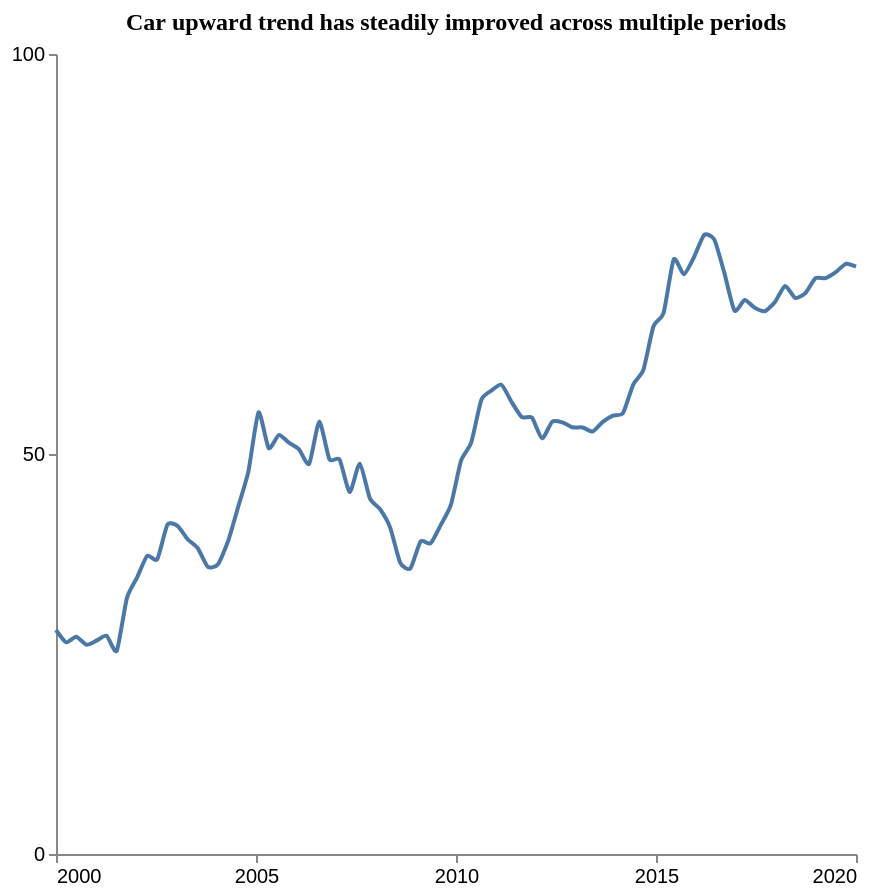

The specification (Vega-Lite) saved for this image:
### Vega-Lite specification from a JSON file in a GitHub repository (floating-point values rounded to 4 significant figures)
{"$schema": "https://vega.github.io/schema/vega-lite/v5.json", "description": "Pattern: Upward", "data": {"values": [{"X": 2000.0, "Y": 28.0}, {"X": 2000.0, "Y": 26.47}, {"X": 2001.0, "Y": 27.15}, {"X": 2001.0, "Y": 26.16}, {"X": 2001.0, "Y": 26.66}, {"X": 2001.0, "Y": 27.28}, {"X": 2002.0, "Y": 25.4}, {"X": 2002.0, "Y": 31.98}, {"X": 2002.0, "Y": 34.54}, {"X": 2002.0, "Y": 37.27}, {"X": 2003.0, "Y": 36.84}, {"X": 2003.0, "Y": 41.16}, {"X": 2003.0, "Y": 41.01}, {"X": 2003.0, "Y": 39.34}, {"X": 2004.0, "Y": 38.22}, {"X": 2004.0, "Y": 35.88}, {"X": 2004.0, "Y": 36.23}, {"X": 2004.0, "Y": 39.13}, {"X": 2005.0, "Y": 43.44}, {"X": 2005.0, "Y": 47.83}, {"X": 2005.0, "Y": 55.2}, {"X": 2005.0, "Y": 50.74}, {"X": 2006.0, "Y": 52.36}, {"X": 2006.0, "Y": 51.42}, {"X": 2006.0, "Y": 50.57}, {"X": 2006.0, "Y": 48.77}, {"X": 2007.0, "Y": 54.05}, {"X": 2007.0, "Y": 49.34}, {"X": 2007.0, "Y": 49.32}, {"X": 2007.0, "Y": 45.24}, {"X": 2008.0, "Y": 48.8}, {"X": 2008.0, "Y": 44.45}, {"X": 2008.0, "Y": 43.1}, {"X": 2008.0, "Y": 40.8}, {"X": 2009.0, "Y": 36.38}, {"X": 2009.0, "Y": 35.7}, {"X": 2009.0, "Y": 39.05}, {"X": 2009.0, "Y": 38.84}, {"X": 2010.0, "Y": 41.15}, {"X": 2010.0, "Y": 43.67}, {"X": 2010.0, "Y": 49.18}, {"X": 2010.0, "Y": 51.41}, {"X": 2011.0, "Y": 56.76}, {"X": 2011.0, "Y": 57.93}, {"X": 2011.0, "Y": 58.64}, {"X": 2011.0, "Y": 56.48}, {"X": 2012.0, "Y": 54.61}, {"X": 2012.0, "Y": 54.54}, {"X": 2012.0, "Y": 51.95}, {"X": 2012.0, "Y": 54.03}, {"X": 2013.0, "Y": 53.96}, {"X": 2013.0, "Y": 53.34}, {"X": 2013.0, "Y": 53.32}, {"X": 2013.0, "Y": 52.81}, {"X": 2014.0, "Y": 54.02}, {"X": 2014.0, "Y": 54.8}, {"X": 2014.0, "Y": 55.12}, {"X": 2014.0, "Y": 58.68}, {"X": 2015.0, "Y": 60.51}, {"X": 2015.0, "Y": 65.97}, {"X": 2015.0, "Y": 67.62}, {"X": 2015.0, "Y": 74.32}, {"X": 2016.0, "Y": 72.46}, {"X": 2016.0, "Y": 74.59}, {"X": 2016.0, "Y": 77.39}, {"X": 2016.0, "Y": 76.83}, {"X": 2017.0, "Y": 72.64}, {"X": 2017.0, "Y": 67.92}, {"X": 2017.0, "Y": 69.26}, {"X": 2017.0, "Y": 68.27}, {"X": 2018.0, "Y": 67.85}, {"X": 2018.0, "Y": 69.01}, {"X": 2018.0, "Y": 71.01}, {"X": 2018.0, "Y": 69.51}, {"X": 2019.0, "Y": 70.11}, {"X": 2019.0, "Y": 71.97}, {"X": 2019.0, "Y": 71.99}, {"X": 2019.0, "Y": 72.73}, {"X": 2020.0, "Y": 73.77}, {"X": 2020.0, "Y": 73.41}]}, "mark": {"type": "line", "interpolate": "cardinal", "tension": 0.4}, "encoding": {"x": {"field": "X", "type": "quantitative", "title": "", "axis": {"grid": false, "format": "d", "values": [2000, 2005, 2010, 2015, 2020], "tickSize": 4}, "scale": {"domain": [2000, 2020]}}, "y": {"field": "Y", "type": "quantitative", "title": "", "axis": {"grid": false, "format": "d", "values": [0, 50, 100], "tickSize": 4, "tickOpacity": 1}, "scale": {"domain": [0, 100]}}}, "title": {"text": "Car upward trend has steadily improved across multiple periods", "anchor": "middle", "font": "Tahoma", "fontSize": 12}, "config": {"lineBreak": "^", "view": {"stroke": null}}, "height": 400, "width": 400, "autosize": "pad"}
